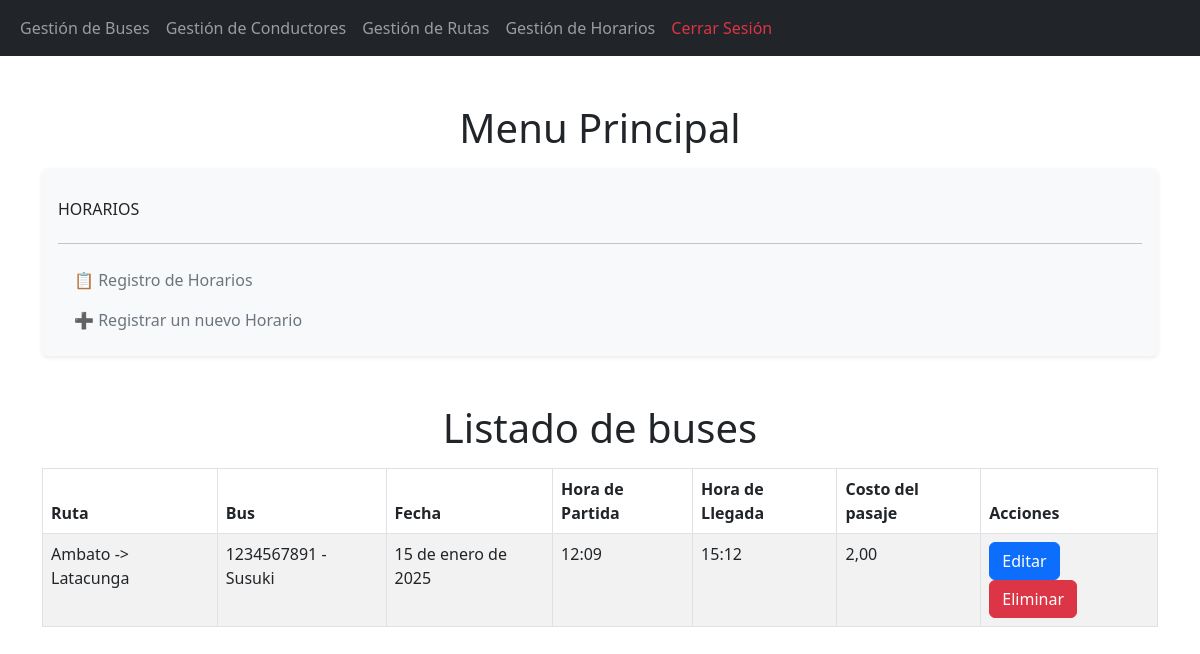
/listadoHorarios/, run on the app's committed database.
### Aplicaciones/ventapasajes/models.py (models this page shows, shortened)
class Horario(models.Model):
    id = models.AutoField(primary_key=True)
    ruta = models.ForeignKey(Ruta, on_delete=models.CASCADE)  # Relación con la ruta
    bus = models.ForeignKey(Bus, on_delete=models.CASCADE)    # Relación con el bus
    fecha = models.DateField()                                # Fecha del viaje
    hora_partida = models.TimeField()                         # Hora de salida
    hora_llegada = models.TimeField()                         # Hora de llegada
    costo_pasaje = models.DecimalField(max_digits=10, decimal_places=2, default=0.0)  # Costo del pasaje

class Ruta(models.Model):
    id = models.AutoField(primary_key=True)
    origen = models.CharField(max_length=100)
    destino = models.CharField(max_length=100)

class Bus(models.Model):
    id = models.AutoField(primary_key=True)
    placa = models.CharField(max_length=10, unique=True)  # Placa única
    modelo = models.CharField(max_length=50)             # Modelo del bus
    capacidad = models.PositiveIntegerField()            # Capacidad máxima de pasajeros

### Aplicaciones/ventapasajes/views.py (the view)
# urls.py: path('listadoHorarios/', views.listadoHorarios, name='listadoHorarios'),
def listadoHorarios(request):
    horarios = Horario.objects.all()  # Recupera los datos de los buses
    return render(request, 'listadoHorarios.html', {'horarios': horarios})

### Aplicaciones/ventapasajes/templates/listadoHorarios.html (shortened to what this page needs)
{% extends "./plantillaAdministrador.html" %}
{% block contenidoAdministrador %}
<!DOCTYPE html>
    <html lang="en">
    <head>
        <link href="https://cdn.jsdelivr.net/npm/bootstrap@5.3.3/dist/css/bootstrap.min.css" rel="stylesheet">
        <link href="https://cdn.jsdelivr.net/npm/bootstrap@5.3.0/dist/css/bootstrap.min.css" rel="stylesheet">
        <link rel="stylesheet" href="https://cdnjs.cloudflare.com/ajax/libs/izitoast/1.4.0/css/iziToast.css" />
    </head>
    <body>
        <div class="container mt-5">
            <div class="row">
                <h1 class="text-center mb-3">Menu Principal</h1>
            </div>
            <div class="row">
                <div class="col-md-12">
                    <nav class="nav flex-column bg-light p-3 shadow-sm rounded">
                        <h6 class="mt-3">HORARIOS</h6>
                        <hr>
                        <a href="{% url 'listadoHorarios' %}" class="nav-link text-secondary">📋 Registro de Horarios</a>
                        <a href="{% url 'nuevoHorario' %}" class="nav-link text-secondary">➕ Registrar un nuevo Horario</a>
            </div>
        </div>
        <br>
        <br>
        <div class="row">
            <h1 class="text-center mb-3">Listado de buses</h1>
        </div>
        <table class="table table-bordered table-striped table-hover">
            <thead>
                <tr>
                    <th>Ruta</th>
                    <th>Bus</th>
                    <th>Fecha</th>
                    <th>Hora de Partida</th>
                    <th>Hora de Llegada</th>
                    <th>Costo del pasaje</th>
                    <th>Acciones</th>
                </tr>
            </thead>
            <tbody>
                {% for horario in horarios %}
                <tr>
                    <td>{{ horario.ruta.origen }} -> {{ horario.ruta.destino }}</td>
                    <td>{{ horario.bus.placa }} - {{ horario.bus.modelo }}</td>
                    <td>{{ horario.fecha }}</td>
                    <td>{{ horario.hora_partida }}</td>
                    <td>{{ horario.hora_llegada }}</td>
                    <td>{{ horario.costo_pasaje }}</td>
                    <td>
                        <a href="/editarHorario/{{ horario.id }}" class="btn btn-primary">Editar</a>
                        <a onclick="return confirm('¿Está seguro de eliminar el registro?');" href="/eliminarHorario/{{ horario.id }}" class="btn btn-danger">Eliminar</a>
                    </td>
                </tr>
                {% endfor %}
            </tbody>
        </table>
    </div>
</body>
</html>
{% endblock %}

### data on the page
Horario: ruta.origen "Ambato", ruta.destino "Latacunga", bus.placa "1234567891", bus.modelo "Susuki", fecha "15 de enero de 2025", hora_partida "12:09", hora_llegada "15:12", costo_pasaje "2,00"
